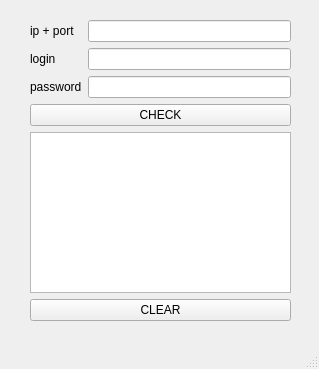
<?xml version="1.0" encoding="UTF-8"?>
<ui version="4.0">
 <class>AuthForm</class>
 <widget class="QMainWindow" name="AuthForm">
  <property name="geometry">
   <rect>
    <x>0</x>
    <y>0</y>
    <width>319</width>
    <height>369</height>
   </rect>
  </property>
  <property name="windowTitle">
   <string>AuthForm</string>
  </property>
  <widget class="QWidget" name="centralwidget">
   <widget class="QWidget" name="layoutWidget">
    <property name="geometry">
     <rect>
      <x>30</x>
      <y>20</y>
      <width>261</width>
      <height>301</height>
     </rect>
    </property>
    <layout class="QVBoxLayout" name="verticalLayout">
     <item>
      <layout class="QGridLayout" name="gridLayout">
       <item row="0" column="1">
        <widget class="QLineEdit" name="IPlineEdit"/>
       </item>
       <item row="1" column="1">
        <widget class="QLineEdit" name="LOGINlineEdit"/>
       </item>
       <item row="1" column="0">
        <widget class="QLabel" name="label_3">
         <property name="text">
          <string>login</string>
         </property>
        </widget>
       </item>
       <item row="0" column="0">
        <widget class="QLabel" name="label">
         <property name="text">
          <string>ip + port</string>
         </property>
        </widget>
       </item>
       <item row="2" column="0">
        <widget class="QLabel" name="label_4">
         <property name="text">
          <string>password</string>
         </property>
        </widget>
       </item>
       <item row="2" column="1">
        <widget class="QLineEdit" name="PASSlineEdit"/>
       </item>
      </layout>
     </item>
     <item>
      <widget class="QPushButton" name="OKpushButton">
       <property name="text">
        <string>CHECK</string>
       </property>
      </widget>
     </item>
     <item>
      <widget class="QListWidget" name="listWidget">
       <property name="enabled">
        <bool>true</bool>
       </property>
      </widget>
     </item>
     <item>
      <widget class="QPushButton" name="CLEARButton">
       <property name="text">
        <string>CLEAR</string>
       </property>
      </widget>
     </item>
    </layout>
   </widget>
  </widget>
  <widget class="QMenuBar" name="menubar">
   <property name="geometry">
    <rect>
     <x>0</x>
     <y>0</y>
     <width>319</width>
     <height>21</height>
    </rect>
   </property>
  </widget>
  <widget class="QStatusBar" name="statusbar"/>
 </widget>
 <resources/>
 <connections/>
</ui>
